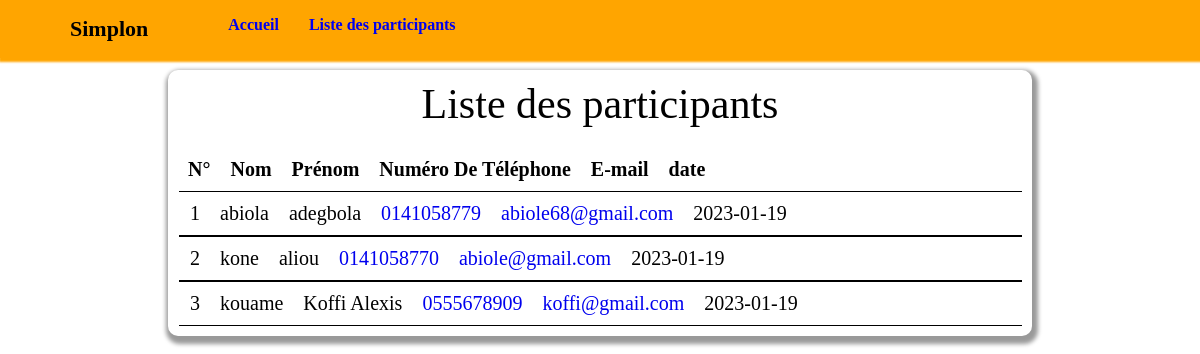
Screenshot of /liste-participant-activite.php with the database file from the repository.
### tables this page shows
CREATE TABLE IF NOT EXISTS `listeparticipant` (
  `id` int(11) NOT NULL AUTO_INCREMENT,
  `nom` varchar(30) NOT NULL,
  `prenom` varchar(100) NOT NULL,
  `numeroTelephone` varchar(30) NOT NULL,
  `email` varchar(100) NOT NULL,
  `dateEnregistrer` date NOT NULL,
  PRIMARY KEY (`id`)
);

### liste-participant-activite.php (the view, shortened to what this page needs)
<!DOCTYPE html>
<html>
<head>
	<link rel="stylesheet" type="text/css" href="style/style.css">
</head>
<body>
<?php
   try {
    	$bdd = new PDO('mysql:host=127.0.0.1;dbname=simplonbdd;charset=utf8','root','');
     }
     catch (Exception $e) {
     	   die('ERREUR : '.$e->getMessage());
     }
?>
<nav>
	<ul>
		<li class="logoName">Simplon</li>
		<li><a href="index.php">Accueil</a></li>
		<li><a href="liste-participant-activite.php">Liste des participants</a></li>
	</ul>
</nav>
 <div class="conteneurElementAccueil">
 	<header>Liste des participants</header>
<?php
		$listeparticipant = $bdd->query('SELECT * FROM listeparticipant');
		$listeparticipant->execute();
		?>
		<div class="headerListeParticipantDonnee">
			<div>N° </div>
			<div>Nom</div>
			<div>Prénom </div>
			<div>Numéro De Téléphone</div>
			<div>E-mail</div>
			<div>date</div>
		</div>
		<?php
		$nmbre =0;
		while ($listeparticipantInfo = $listeparticipant->fetch()) {
			$nmbre++;
			?>
			<div class="listeParticipantDonnee">
				<div><?php echo($nmbre); ?></div>
				<div class="listeParticipantDonneeLi"><?php echo($listeparticipantInfo['nom']); ?></div>
				<div class="listeParticipantDonneeLi"><?php echo($listeparticipantInfo['prenom']); ?></div>
				<div><a href="tel:<?php echo($listeparticipantInfo['numeroTelephone']); ?>"><?php echo($listeparticipantInfo['numeroTelephone']); ?></a></div>
				<div><a href="mailto:<?php echo($listeparticipantInfo['email']); ?>"><?php echo($listeparticipantInfo['email']); ?></a></div>
				<div><?php echo($listeparticipantInfo['dateEnregistrer']); ?></div>
				</div>
		<?php }?>
 </div>
</body>
</html>

### style.css (style rules this page uses)
body { margin: 0; padding: 0; }
nav { position: fixed; width: 100%; background-color: orange; box-shadow: 1px 2px 2px 2px orange; top: 0; }
ul { display: flex; }
ul li { list-style-type: none; padding-left: 30px; font-size: 16px; font-weight: bold; }
a, a:hover { text-decoration: none; }
.logoName { font-size: 22px; color: black; font-weight: bold; margin-right: 50px; }
.conteneurElementAccueil { margin: 30px; padding: 10px; margin-top: 70px; border-radius: 10px; box-shadow: 2px 4px 4px 4px rgba(0, 0, 0, 0.4); }
.conteneurElementAccueil header { font-family: fantasy; font-size: 42px; text-align: center; }
.listeParticipantDonnee { display: flex; margin-left: 1px; padding-left: 1px; border-top: 1px solid black; border-bottom: 1px solid black; flex-wrap: wrap; }
.listeParticipantDonnee div,.headerListeParticipantDonnee div { padding: 10px; }
.headerListeParticipantDonnee { display: flex; margin-top: 20px; font-weight: bold; font-size: 16px; flex-wrap: wrap; }
@media (min-width: 844px) { .listeParticipantDonnee div,.headerListeParticipantDonnee div { font-size: 20px; } }
@media (min-width: 1024px) { .conteneurElementAccueil { margin-left: 14%; margin-right: 14%; } }

### rows the page displays
listeparticipant: nom "abiola", prenom "adegbola", numeroTelephone "0141058779", email "abiole68@gmail.com", dateEnregistrer "2023-01-19"
listeparticipant: nom "kone", prenom "aliou", numeroTelephone "0141058770", email "abiole@gmail.com", dateEnregistrer "2023-01-19"
listeparticipant: nom "kouame", prenom "Koffi Alexis", numeroTelephone "0555678909", email "koffi@gmail.com", dateEnregistrer "2023-01-19"
